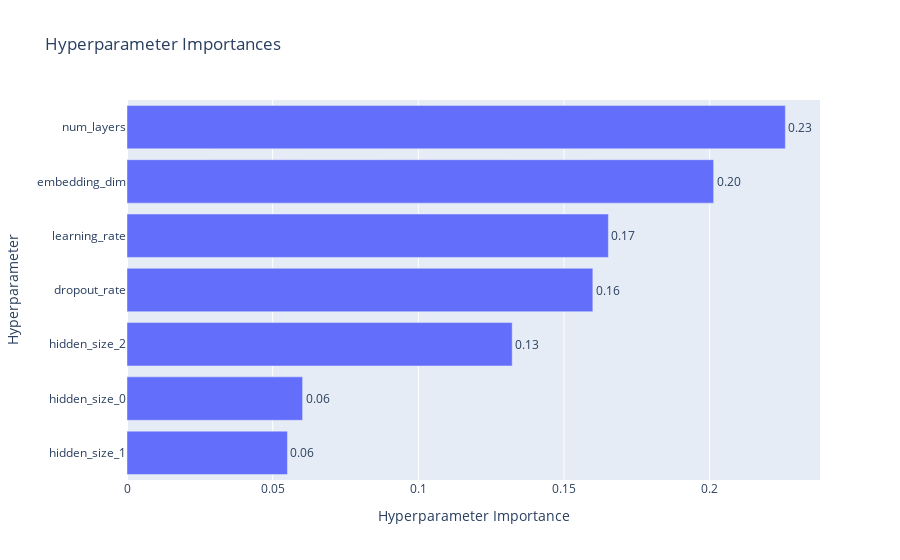

Notebook code for this chart:
### Code cell
plot_param_importances(study).show()

### Figure 1 — Plotly figure (JSON) as saved in the notebook; plotly's stock layout.template omitted (floating-point values rounded to 4 significant figures)
{"data": [{"cliponaxis": false, "hovertemplate": ["hidden_size_1 (IntDistribution): 0.05507576051675793<extra></extra>", "hidden_size_0 (IntDistribution): 0.060277513714643335<extra></extra>", "hidden_size_2 (IntDistribution): 0.13221468129182776<extra></extra>", "dropout_rate (FloatDistribution): 0.15988948956007415<extra></extra>", "learning_rate (FloatDistribution): 0.165223853407406<extra></extra>", "embedding_dim (IntDistribution): 0.20135482011901262<extra></extra>", "num_layers (IntDistribution): 0.22596388139027818<extra></extra>"], "name": "Objective Value", "orientation": "h", "text": ["0.06", "0.06", "0.13", "0.16", "0.17", "0.20", "0.23"], "textposition": "outside", "type": "bar", "x": [0.05508, 0.06028, 0.1322, 0.1599, 0.1652, 0.2014, 0.226], "y": ["hidden_size_1", "hidden_size_0", "hidden_size_2", "dropout_rate", "learning_rate", "embedding_dim", "num_layers"]}], "layout": {"title": {"text": "Hyperparameter Importances"}, "xaxis": {"title": {"text": "Hyperparameter Importance"}}, "yaxis": {"title": {"text": "Hyperparameter"}}}}
